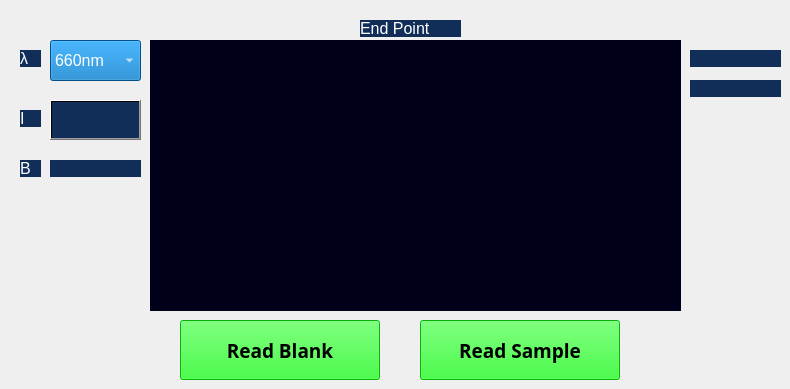
    <widget class="QWidget" name="page_11">
     <widget class="QLabel" name="label_169">
      <property name="geometry">
       <rect>
        <x>360</x>
        <y>20</y>
        <width>101</width>
        <height>17</height>
       </rect>
      </property>
      <property name="font">
       <font>
        <pointsize>12</pointsize>
       </font>
      </property>
      <property name="styleSheet">
       <string notr="true">background:rgb(17, 46, 88);
color:rgb(255, 255, 255);</string>
      </property>
      <property name="text">
       <string>End Point</string>
      </property>
     </widget>
     <widget class="QLabel" name="label_170">
      <property name="geometry">
       <rect>
        <x>20</x>
        <y>50</y>
        <width>21</width>
        <height>17</height>
       </rect>
      </property>
      <property name="font">
       <font>
        <pointsize>12</pointsize>
       </font>
      </property>
      <property name="styleSheet">
       <string notr="true">background:rgb(17, 46, 88);
color:rgb(255, 255, 255);</string>
      </property>
      <property name="text">
       <string>λ</string>
      </property>
     </widget>
     <widget class="QComboBox" name="comboBox_4">
      <property name="geometry">
       <rect>
        <x>50</x>
        <y>40</y>
        <width>91</width>
        <height>41</height>
       </rect>
      </property>
      <property name="font">
       <font>
        <pointsize>12</pointsize>
       </font>
      </property>
      <property name="styleSheet">
       <string notr="true">background:rgb(1, 114, 192);
color:rgb(255, 255, 255);</string>
      </property>
      <item>
       <property name="text">
        <string>660nm</string>
       </property>
      </item>
      <item>
       <property name="text">
        <string>625nm</string>
       </property>
      </item>
      <item>
       <property name="text">
        <string>570nm</string>
       </property>
      </item>
      <item>
       <property name="text">
        <string>525nm</string>
       </property>
      </item>
      <item>
       <property name="text">
        <string>505nm</string>
       </property>
      </item>
      <item>
       <property name="text">
        <string>405nm</string>
       </property>
      </item>
      <item>
       <property name="text">
        <string>360nm</string>
       </property>
      </item>
     </widget>
     <widget class="QLabel" name="label_171">
      <property name="geometry">
       <rect>
        <x>20</x>
        <y>110</y>
        <width>21</width>
        <height>17</height>
       </rect>
      </property>
      <property name="font">
       <font>
        <pointsize>12</pointsize>
       </font>
      </property>
      <property name="styleSheet">
       <string notr="true">background:rgb(17, 46, 88);
color:rgb(255, 255, 255);</string>
      </property>
      <property name="text">
       <string>I</string>
      </property>
     </widget>
     <widget class="QPushButton" name="pushButton_97">
      <property name="geometry">
       <rect>
        <x>50</x>
        <y>100</y>
        <width>91</width>
        <height>40</height>
       </rect>
      </property>
      <property name="styleSheet">
       <string notr="true">background:qlineargradient(spread:pad, x1:0, y1:0, x2:1, y2:0, stop:0 rgba(0, 0, 0, 0), stop:1 rgba(0,0,0,0))</string>
      </property>
      <property name="text">
       <string/>
      </property>
     </widget>
     <widget class="QLineEdit" name="lineEdit_31">
      <property name="geometry">
       <rect>
        <x>50</x>
        <y>100</y>
        <width>91</width>
        <height>40</height>
       </rect>
      </property>
      <property name="styleSheet">
       <string notr="true">background:rgb(17, 46, 88);
color:rgb(255, 255, 255);</string>
      </property>
     </widget>
     <widget class="QCustomPlot" name="customPlot_7" native="true">
      <property name="geometry">
       <rect>
        <x>150</x>
        <y>40</y>
        <width>531</width>
        <height>271</height>
       </rect>
      </property>
      <property name="styleSheet">
       <string notr="true">background:rgb(0, 0, 26)</string>
      </property>
     </widget>
     <widget class="QLabel" name="label_172">
      <property name="geometry">
       <rect>
        <x>20</x>
        <y>160</y>
        <width>21</width>
        <height>17</height>
       </rect>
      </property>
      <property name="font">
       <font>
        <pointsize>12</pointsize>
       </font>
      </property>
      <property name="styleSheet">
       <string notr="true">background:rgb(17, 46, 88);
color:rgb(255, 255, 255);</string>
      </property>
      <property name="text">
       <string>B</string>
      </property>
     </widget>
     <widget class="QLabel" name="label_173">
      <property name="geometry">
       <rect>
        <x>50</x>
        <y>160</y>
        <width>91</width>
        <height>17</height>
       </rect>
      </property>
      <property name="font">
       <font>
        <pointsize>12</pointsize>
       </font>
      </property>
      <property name="styleSheet">
       <string notr="true">background:rgb(17, 46, 88);
color:rgb(255, 255, 255);</string>
      </property>
      <property name="text">
       <string/>
      </property>
     </widget>
     <widget class="QLabel" name="label_174">
      <property name="geometry">
       <rect>
        <x>690</x>
        <y>50</y>
        <width>91</width>
        <height>17</height>
       </rect>
      </property>
      <property name="font">
       <font>
        <pointsize>12</pointsize>
       </font>
      </property>
      <property name="styleSheet">
       <string notr="true">background:rgb(17, 46, 88);
color:rgb(255, 255, 255);</string>
      </property>
      <property name="text">
       <string/>
      </property>
     </widget>
     <widget class="QLabel" name="label_175">
      <property name="geometry">
       <rect>
        <x>690</x>
        <y>80</y>
        <width>91</width>
        <height>17</height>
       </rect>
      </property>
      <property name="font">
       <font>
        <pointsize>12</pointsize>
       </font>
      </property>
      <property name="styleSheet">
       <string notr="true">background:rgb(17, 46, 88);
color:rgb(255, 255, 255);</string>
      </property>
      <property name="text">
       <string/>
      </property>
     </widget>
     <widget class="QPushButton" name="pushButton_98">
      <property name="geometry">
       <rect>
        <x>420</x>
        <y>320</y>
        <width>200</width>
        <height>60</height>
       </rect>
      </property>
      <property name="font">
       <font>
        <family>PibotoLt</family>
        <pointsize>14</pointsize>
        <weight>75</weight>
        <bold>true</bold>
       </font>
      </property>
      <property name="styleSheet">
       <string notr="true">background:rgb(0, 255, 0);
color:rgb(0,0,0);</string>
      </property>
      <property name="text">
       <string>Read Sample</string>
      </property>
     </widget>
     <widget class="QPushButton" name="pushButton_99">
      <property name="geometry">
       <rect>
        <x>180</x>
        <y>320</y>
        <width>200</width>
        <height>60</height>
       </rect>
      </property>
      <property name="font">
       <font>
        <family>PibotoLt</family>
        <pointsize>14</pointsize>
        <weight>75</weight>
        <bold>true</bold>
       </font>
      </property>
      <property name="styleSheet">
       <string notr="true">background:rgb(0, 255, 0);
color:rgb(0,0,0);</string>
      </property>
      <property name="text">
       <string>Read Blank</string>
      </property>
     </widget>
     <zorder>lineEdit_31</zorder>
     <zorder>label_169</zorder>
     <zorder>label_170</zorder>
     <zorder>comboBox_4</zorder>
     <zorder>label_171</zorder>
     <zorder>pushButton_97</zorder>
     <zorder>customPlot_7</zorder>
     <zorder>label_172</zorder>
     <zorder>label_173</zorder>
     <zorder>label_174</zorder>
     <zorder>label_175</zorder>
     <zorder>pushButton_98</zorder>
     <zorder>pushButton_99</zorder>
    </widget>
